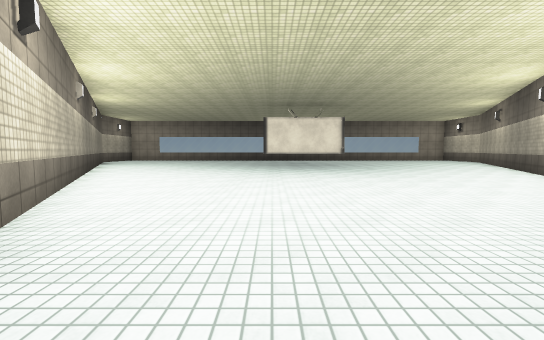
[1] (above)

12 first-person views from a walk through a 3-D level made in the Unity game engine. The camera is 1.2 m above the floor, tilts 4° down and sees 90° across. The floor is counted in squares, 2 m on a side. Each view is taken from the middle of a square. On the plan, view 1 faces up. The plan holds only what a view shows up to about 9 squares ahead; the rest is blank. The player character is not drawn. Surface patterns are stand-ins for the level's own textures.

[2]
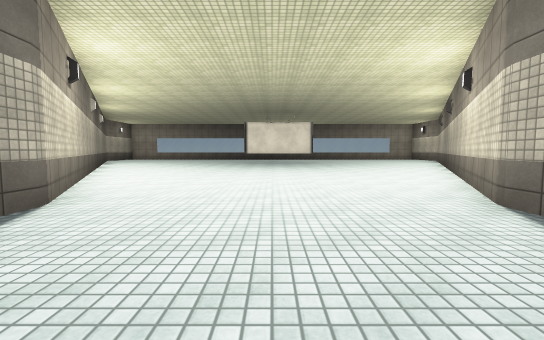

[3]
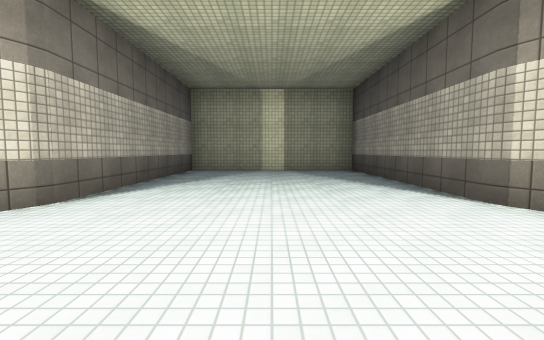

[4]
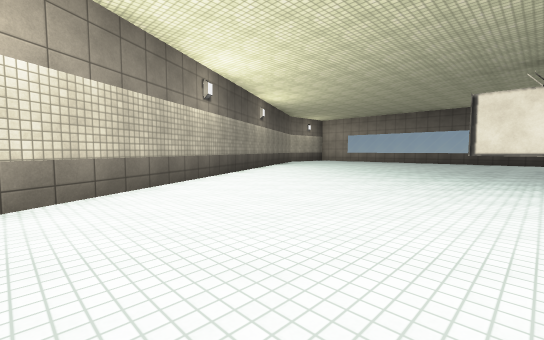

[5]
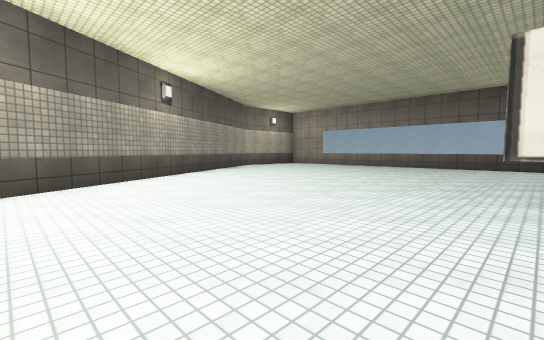

[6]
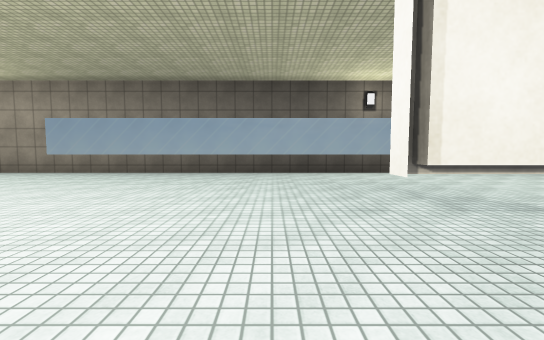

[7]
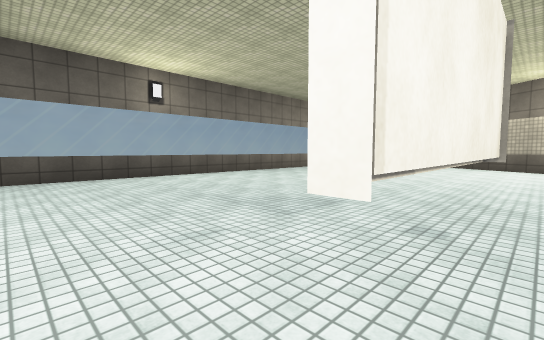

[8]
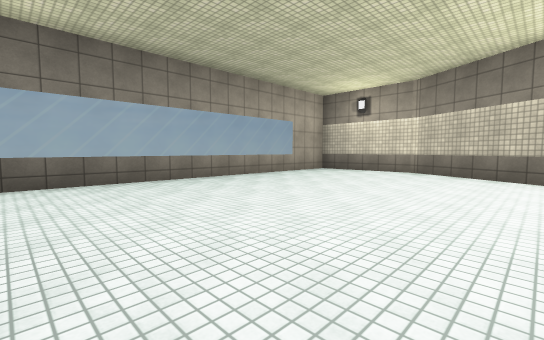

[9]
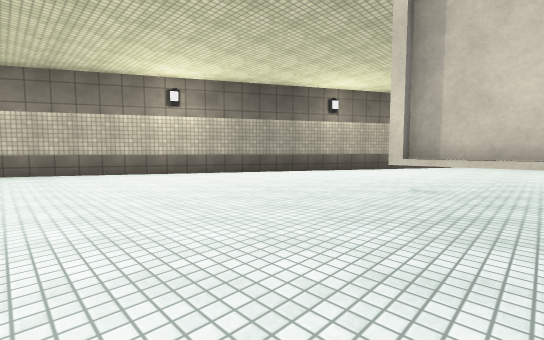

[10]
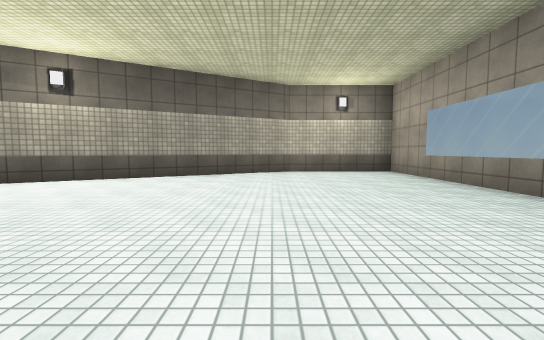

[11]
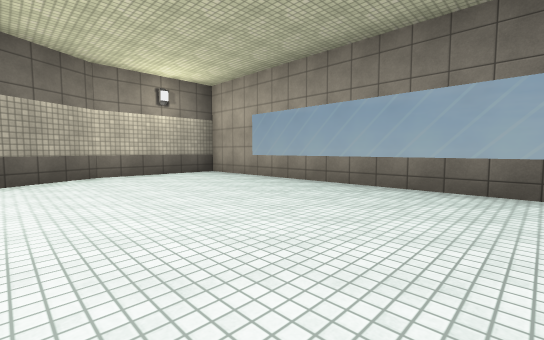

[12]
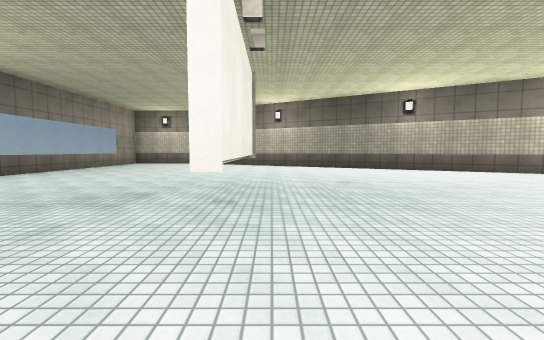

### Floor plan
Key: @ floor where view 1 was taken; # wall or solid block; . floor; T thing the floor can be seen under or through.
Columns run from 9 left of view 1 to 11 right of it. Each row starts with its distance up from view 1.
 18 #####################
 17 #...................#
 16 #...................#
 15 #...................#
 14 #...................#
 13 #...................#
 12  #.................#
 11  ##......TTT......##
 10   #...............#
  9   ##.............##
  8    #.............#
  7    ##...........##
  6     #...........#
  5     ##.........##
  4      #.........#
  3       #.......#
  2       ##.....##
  1        #.....#
  0        #.@...#
 -1        #.....#
 -2        #.....#
 -3        #.....#
 -4        #.....#
 -5        #######

Where each view was taken, in squares from view 1:
view 1: 0 up, 0 right, facing up
view 2: 2 down, 1 right, facing up
view 3: 4 up, 1 right, facing down
view 4: 3 up, 1 right, facing up-left
view 5: 7 up, 0 right, facing up-left
view 6: 10 up, 1 left, facing up
view 7: 11 up, 1 left, facing up-right
view 8: 12 up, 3 right, facing up-right
view 9: 14 up, 2 right, facing down-right
view 10: 14 up, 1 left, facing left
view 11: 13 up, 2 left, facing up-left
view 12: 11 up, 2 left, facing right
